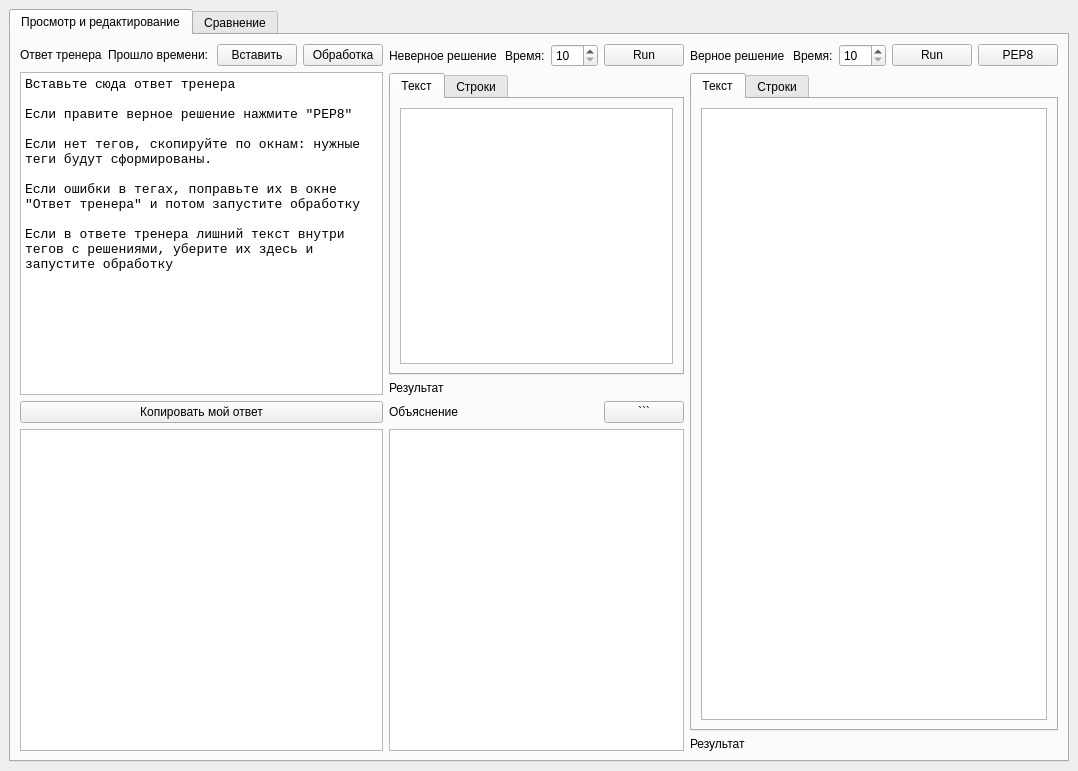
<?xml version="1.0" encoding="UTF-8"?>
<ui version="4.0">
 <class>MainWindow</class>
 <widget class="QMainWindow" name="MainWindow">
  <property name="geometry">
   <rect>
    <x>0</x>
    <y>0</y>
    <width>1078</width>
    <height>771</height>
   </rect>
  </property>
  <property name="windowTitle">
   <string>Логика</string>
  </property>
  <widget class="QWidget" name="centralwidget">
   <layout class="QHBoxLayout" name="horizontalLayout_10">
    <item>
     <widget class="QTabWidget" name="main_tw">
      <property name="currentIndex">
       <number>0</number>
      </property>
      <widget class="QWidget" name="tab1">
       <attribute name="title">
        <string>Просмотр и редактирование</string>
       </attribute>
       <layout class="QHBoxLayout" name="horizontalLayout_9">
        <item>
         <layout class="QVBoxLayout" name="verticalLayout_7">
          <item>
           <layout class="QVBoxLayout" name="verticalLayout">
            <item>
             <layout class="QHBoxLayout" name="horizontalLayout">
              <item>
               <widget class="QLabel" name="label">
                <property name="text">
                 <string>Ответ тренера</string>
                </property>
               </widget>
              </item>
              <item>
               <widget class="QLabel" name="clock_lb">
                <property name="text">
                 <string>Прошло времени:</string>
                </property>
               </widget>
              </item>
              <item>
               <spacer name="horizontalSpacer_3">
                <property name="orientation">
                 <enum>Qt::Horizontal</enum>
                </property>
                <property name="sizeHint" stdset="0">
                 <size>
                  <width>40</width>
                  <height>20</height>
                 </size>
                </property>
               </spacer>
              </item>
              <item>
               <widget class="QPushButton" name="insert_answer">
                <property name="text">
                 <string>Вставить</string>
                </property>
               </widget>
              </item>
              <item>
               <widget class="QPushButton" name="process_btn">
                <property name="text">
                 <string>Обработка</string>
                </property>
               </widget>
              </item>
             </layout>
            </item>
            <item>
             <widget class="QPlainTextEdit" name="teacher_answer_te">
              <property name="font">
               <font>
                <family>Consolas</family>
                <pointsize>10</pointsize>
               </font>
              </property>
              <property name="plainText">
               <string>Вставьте сюда ответ тренера

Если правите верное решение нажмите &quot;PEP8&quot;

Если нет тегов, скопируйте по окнам: нужные теги будут сформированы.

Если ошибки в тегах, поправьте их в окне &quot;Ответ тренера&quot; и потом запустите обработку

Если в ответе тренера лишний текст внутри тегов с решениями, уберите их здесь и запустите обработку

</string>
              </property>
             </widget>
            </item>
           </layout>
          </item>
          <item>
           <layout class="QVBoxLayout" name="verticalLayout_2">
            <item>
             <widget class="QPushButton" name="copy_my_answer_btn">
              <property name="text">
               <string>Копировать мой ответ</string>
              </property>
             </widget>
            </item>
            <item>
             <widget class="QPlainTextEdit" name="my_answer_te">
              <property name="font">
               <font>
                <family>Consolas</family>
                <pointsize>10</pointsize>
               </font>
              </property>
             </widget>
            </item>
           </layout>
          </item>
         </layout>
        </item>
        <item>
         <layout class="QVBoxLayout" name="verticalLayout_10">
          <item>
           <layout class="QVBoxLayout" name="verticalLayout_3">
            <item>
             <layout class="QHBoxLayout" name="horizontalLayout_2">
              <item>
               <widget class="QLabel" name="label_3">
                <property name="text">
                 <string>Неверное решение</string>
                </property>
               </widget>
              </item>
              <item>
               <spacer name="horizontalSpacer">
                <property name="orientation">
                 <enum>Qt::Horizontal</enum>
                </property>
                <property name="sizeHint" stdset="0">
                 <size>
                  <width>40</width>
                  <height>20</height>
                 </size>
                </property>
               </spacer>
              </item>
              <item>
               <widget class="QLabel" name="label_2">
                <property name="text">
                 <string>Время:</string>
                </property>
               </widget>
              </item>
              <item>
               <widget class="QSpinBox" name="time_incorrect_sb">
                <property name="minimum">
                 <number>10</number>
                </property>
                <property name="maximum">
                 <number>250</number>
                </property>
                <property name="singleStep">
                 <number>40</number>
                </property>
                <property name="value">
                 <number>10</number>
                </property>
               </widget>
              </item>
              <item>
               <widget class="QPushButton" name="run_incorrect_btn">
                <property name="text">
                 <string>Run</string>
                </property>
               </widget>
              </item>
             </layout>
            </item>
            <item>
             <widget class="QTabWidget" name="incorrect_answer_tw">
              <property name="currentIndex">
               <number>0</number>
              </property>
              <widget class="QWidget" name="tab">
               <attribute name="title">
                <string>Текст</string>
               </attribute>
               <layout class="QHBoxLayout" name="horizontalLayout_6">
                <item>
                 <widget class="QPlainTextEdit" name="incorrect_answer_te">
                  <property name="font">
                   <font>
                    <family>Consolas</family>
                    <pointsize>10</pointsize>
                   </font>
                  </property>
                 </widget>
                </item>
               </layout>
              </widget>
              <widget class="QWidget" name="tab_2">
               <attribute name="title">
                <string>Строки</string>
               </attribute>
               <layout class="QHBoxLayout" name="horizontalLayout_5">
                <item>
                 <widget class="QTableView" name="incorrect_answer_tv">
                  <property name="font">
                   <font>
                    <family>Consolas</family>
                    <pointsize>10</pointsize>
                   </font>
                  </property>
                 </widget>
                </item>
               </layout>
              </widget>
             </widget>
            </item>
            <item>
             <widget class="QLabel" name="incorrect_result">
              <property name="text">
               <string>Результат</string>
              </property>
             </widget>
            </item>
           </layout>
          </item>
          <item>
           <layout class="QVBoxLayout" name="verticalLayout_4">
            <item>
             <layout class="QHBoxLayout" name="horizontalLayout_4">
              <item>
               <widget class="QLabel" name="label_4">
                <property name="text">
                 <string>Объяснение</string>
                </property>
               </widget>
              </item>
              <item>
               <spacer name="horizontalSpacer_4">
                <property name="orientation">
                 <enum>Qt::Horizontal</enum>
                </property>
                <property name="sizeHint" stdset="0">
                 <size>
                  <width>40</width>
                  <height>20</height>
                 </size>
                </property>
               </spacer>
              </item>
              <item>
               <widget class="QPushButton" name="triple_ticking_btn">
                <property name="text">
                 <string>```</string>
                </property>
               </widget>
              </item>
             </layout>
            </item>
            <item>
             <widget class="QPlainTextEdit" name="explanation_te">
              <property name="font">
               <font>
                <family>Consolas</family>
                <pointsize>10</pointsize>
               </font>
              </property>
             </widget>
            </item>
           </layout>
          </item>
         </layout>
        </item>
        <item>
         <layout class="QVBoxLayout" name="verticalLayout_5">
          <item>
           <layout class="QHBoxLayout" name="horizontalLayout_3">
            <item>
             <widget class="QLabel" name="label_5">
              <property name="text">
               <string>Верное решение</string>
              </property>
             </widget>
            </item>
            <item>
             <spacer name="horizontalSpacer_2">
              <property name="orientation">
               <enum>Qt::Horizontal</enum>
              </property>
              <property name="sizeHint" stdset="0">
               <size>
                <width>40</width>
                <height>20</height>
               </size>
              </property>
             </spacer>
            </item>
            <item>
             <widget class="QLabel" name="label_6">
              <property name="text">
               <string>Время:</string>
              </property>
             </widget>
            </item>
            <item>
             <widget class="QSpinBox" name="time_correct_sb">
              <property name="minimum">
               <number>10</number>
              </property>
              <property name="maximum">
               <number>250</number>
              </property>
              <property name="singleStep">
               <number>40</number>
              </property>
              <property name="value">
               <number>10</number>
              </property>
             </widget>
            </item>
            <item>
             <widget class="QPushButton" name="run_correct_btn">
              <property name="text">
               <string>Run</string>
              </property>
             </widget>
            </item>
            <item>
             <widget class="QPushButton" name="pep8_btn">
              <property name="text">
               <string>PEP8</string>
              </property>
             </widget>
            </item>
           </layout>
          </item>
          <item>
           <widget class="QTabWidget" name="correct_answer_tw">
            <property name="currentIndex">
             <number>0</number>
            </property>
            <widget class="QWidget" name="tab_5">
             <attribute name="title">
              <string>Текст</string>
             </attribute>
             <layout class="QHBoxLayout" name="horizontalLayout_8">
              <item>
               <widget class="QPlainTextEdit" name="correct_answer_te">
                <property name="font">
                 <font>
                  <family>Consolas</family>
                  <pointsize>10</pointsize>
                 </font>
                </property>
               </widget>
              </item>
             </layout>
            </widget>
            <widget class="QWidget" name="tab_6">
             <attribute name="title">
              <string>Строки</string>
             </attribute>
             <layout class="QHBoxLayout" name="horizontalLayout_7">
              <item>
               <widget class="QTableView" name="correct_answer_tv">
                <property name="font">
                 <font>
                  <family>Consolas</family>
                  <pointsize>10</pointsize>
                 </font>
                </property>
               </widget>
              </item>
             </layout>
            </widget>
           </widget>
          </item>
          <item>
           <widget class="QLabel" name="correct_result">
            <property name="text">
             <string>Результат</string>
            </property>
           </widget>
          </item>
         </layout>
        </item>
       </layout>
      </widget>
      <widget class="QWidget" name="tab_4">
       <attribute name="title">
        <string>Сравнение</string>
       </attribute>
       <layout class="QHBoxLayout" name="horizontalLayout_11">
        <item>
         <layout class="QVBoxLayout" name="verticalLayout_8">
          <item>
           <widget class="QLabel" name="label_8">
            <property name="text">
             <string>Неверное решение</string>
            </property>
           </widget>
          </item>
          <item>
           <widget class="QPlainTextEdit" name="incorrect_to_compare_te">
            <property name="font">
             <font>
              <family>Consolas</family>
              <pointsize>10</pointsize>
             </font>
            </property>
           </widget>
          </item>
         </layout>
        </item>
        <item>
         <layout class="QVBoxLayout" name="verticalLayout_6">
          <item>
           <widget class="QLabel" name="label_7">
            <property name="text">
             <string>Верное решение</string>
            </property>
           </widget>
          </item>
          <item>
           <widget class="QPlainTextEdit" name="correct_to_compare_te">
            <property name="font">
             <font>
              <family>Consolas</family>
              <pointsize>10</pointsize>
             </font>
            </property>
           </widget>
          </item>
         </layout>
        </item>
        <item>
         <layout class="QVBoxLayout" name="verticalLayout_9">
          <item>
           <widget class="QLabel" name="label_9">
            <property name="text">
             <string>Отличия</string>
            </property>
           </widget>
          </item>
          <item>
           <widget class="QPlainTextEdit" name="difference_te">
            <property name="font">
             <font>
              <family>Consolas</family>
              <pointsize>10</pointsize>
             </font>
            </property>
           </widget>
          </item>
         </layout>
        </item>
       </layout>
      </widget>
     </widget>
    </item>
   </layout>
  </widget>
 </widget>
 <resources/>
 <connections/>
</ui>
